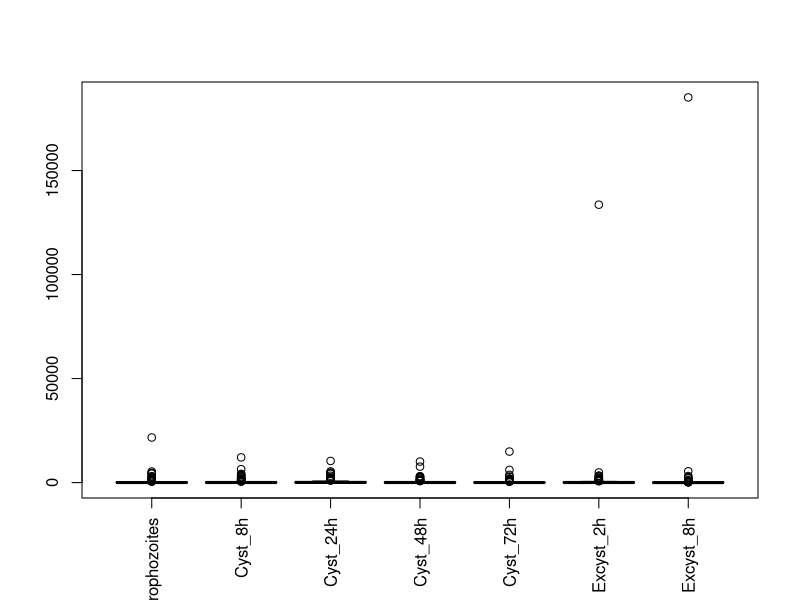
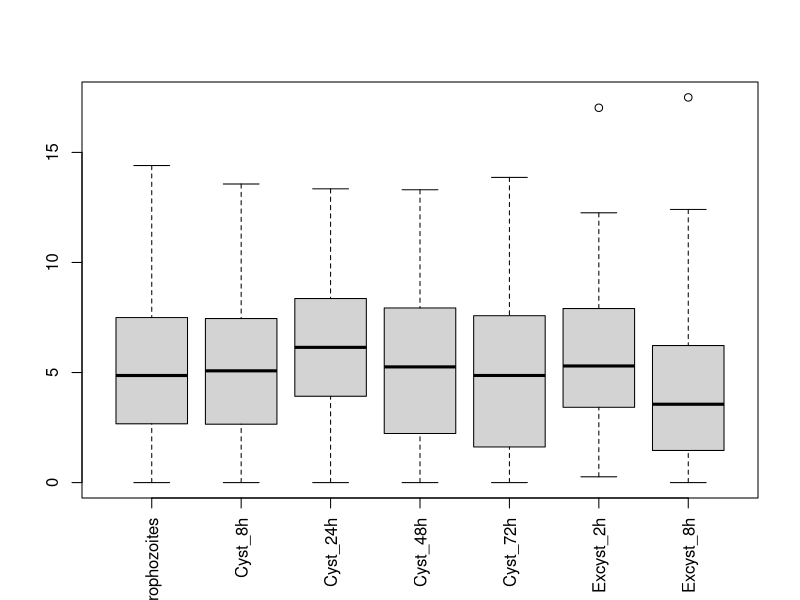
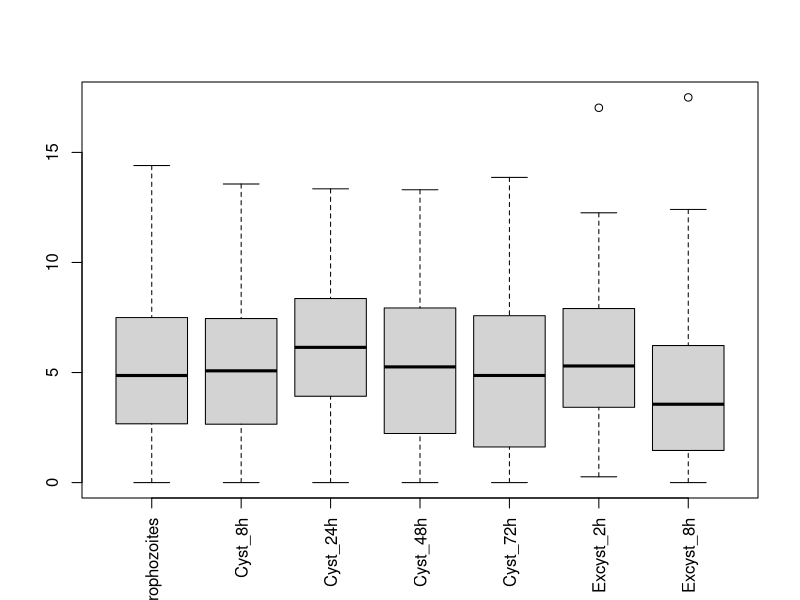
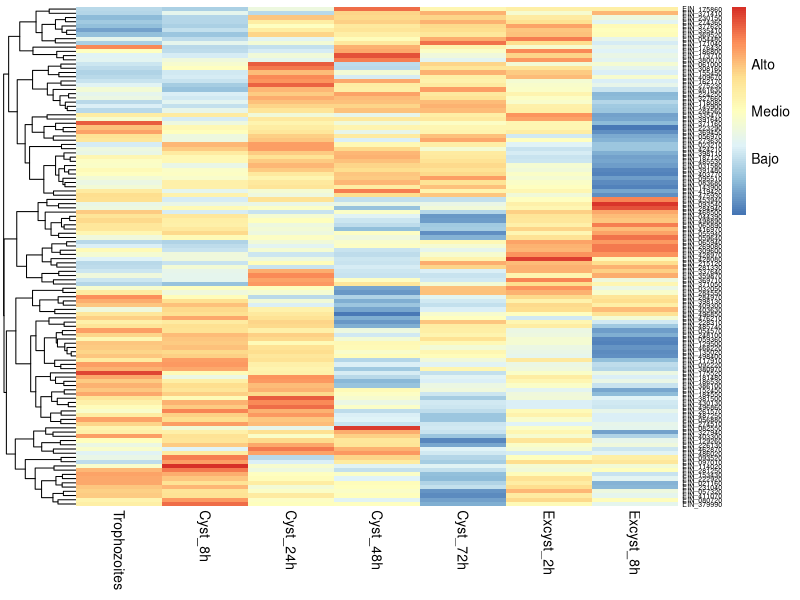
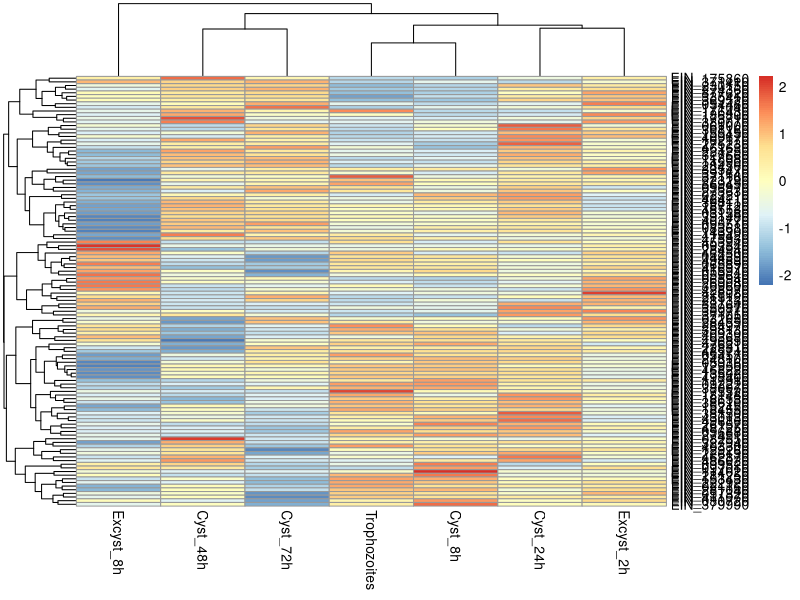
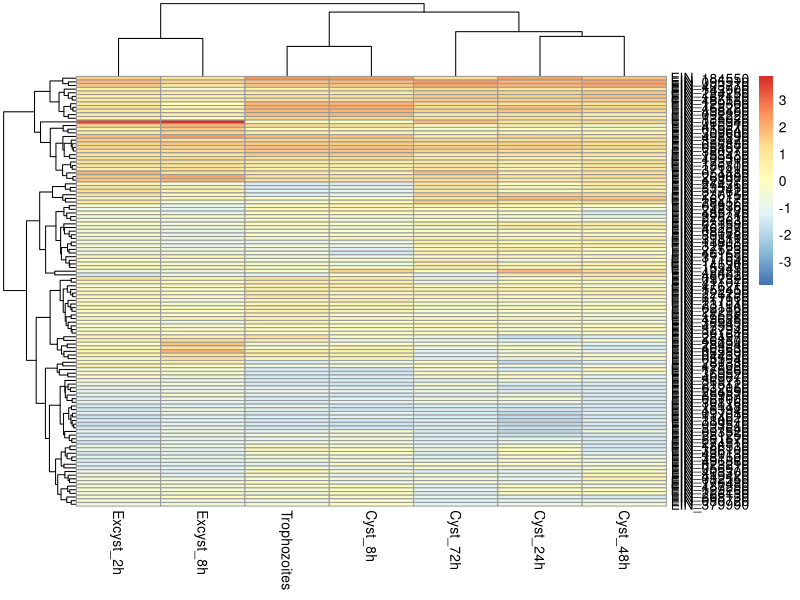
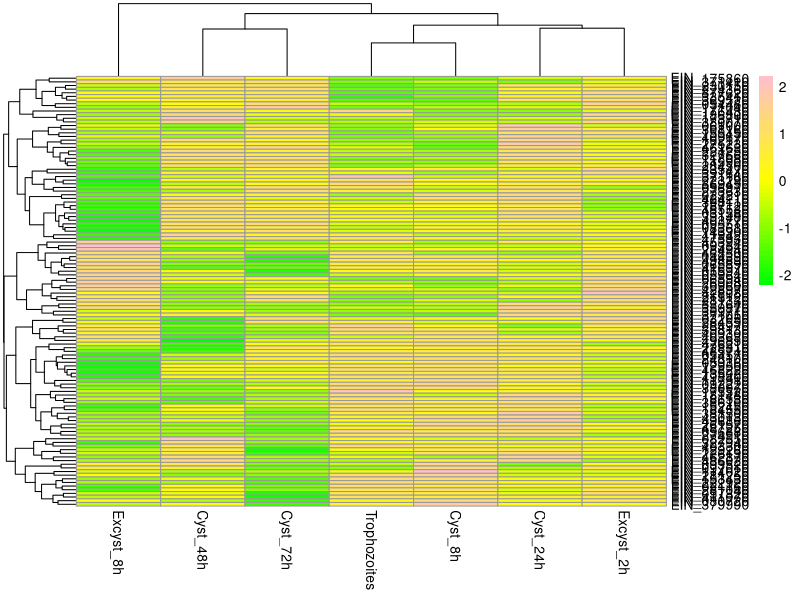
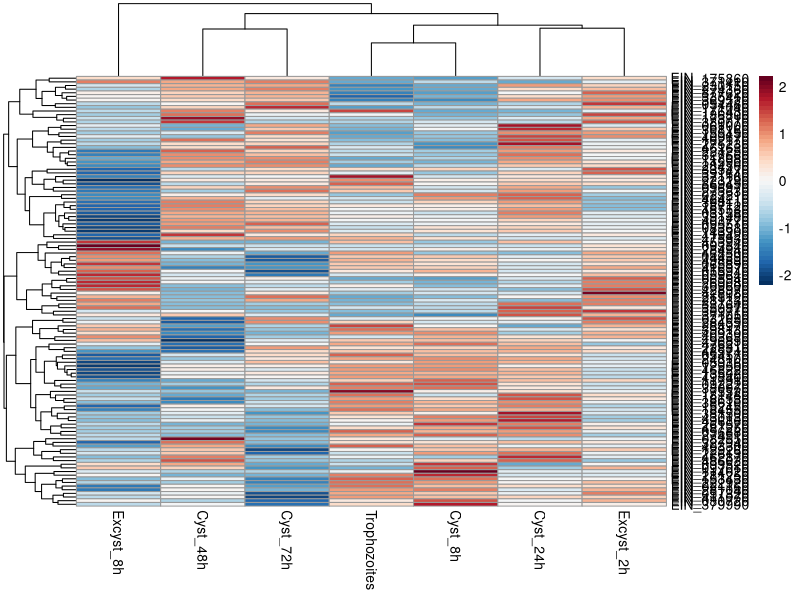

Recreate these plots in R, in order.
#<< == >> << == >> << == >> << == >> << == >> << == >> << == >> << == >> << == >> << == >> 
setwd("~/Desktop/MiGithub/MapaCalorReloaded") # computadora de la casa
#setwd("~/Documentos/MiGitHub/MapaCalorReloaded") # computadora del trabajo
#<< == >> << == >> << == >> << == >> << == >> << == >> << == >> << == >> << == >> << == >> 
library(RColorBrewer)
library(readr)
library(pheatmap)
library(dplyr)
#<< == >> << == >> << == >> << == >> << == >> << == >> << == >> << == >> << == >> << == >> 
NewGenes <- read_csv("Ei_enq_circ.csv")
View(NewGenes)
#<< == >> << == >> << == >> << == >> << == >> << == >> << == >> << == >> << == >> << == >> 
NewGenes$Trophs      <- NewGenes$Trophs-2
NewGenes$`cyst 8h`   <- NewGenes$`cyst 8h`-2;
NewGenes$`cyst 24h`  <- NewGenes$`cyst 24h`-2
NewGenes$`cyst 48h`  <- NewGenes$`cyst 48h`-2
NewGenes$`cyst 72h`  <- NewGenes$`cyst 72h`-2
NewGenes$`excyst 2h` <- NewGenes$`excyst 2h`-2
NewGenes$`excyst 8h` <- NewGenes$`excyst 8h`-2
#<< == >> << == >> << == >> << == >> << == >> << == >> << == >> << == >> << == >> << == >> 
colnames(NewGenes) <- c("GeneID","Trophozoites", "Cyst_8h","Cyst_24h",
                        "Cyst_48h","Cyst_72h","Excyst_2h","Excyst_8h")
rownames(NewGenes) <- NewGenes$GeneID
#<< == >> << == >> << == >> << == >> << == >> << == >> << == >> << == >> << == >> << == >> 
NewGenes_Clean <- NewGenes[,2:8]; View(NewGenes_Clean)
NewGenes_Clean <- as.data.frame(NewGenes_Clean)
rownames(NewGenes_Clean) <- NewGenes$GeneID
#<< == >> << == >> << == >> << == >> << == >> << == >> << == >> << == >> << == >> << == >> 
# Generacion de las bdd modificadas
NewGenes_log2   <-  log2(NewGenes_Clean + 1)
NewGenesOrdered <- NewGenes_Clean[order(-NewGenes_Clean$Trophozoites),]
top_genes_NewGenes_Trop <- NewGenesOrdered %>% filter(Trophozoites>0) %>% select(Trophozoites)
k  <- dim(NewGenes_Clean); proporcion <- 1; 
NS <- round(k[1]*proporcion);
random_genes_NewGenes  <- sample(rownames(NewGenes_Clean),NS );
sampledNewGenes_Log2   <- NewGenes_log2[random_genes_NewGenes, ];
NewGenes_log2_filtrado <- NewGenes_log2[rowSums(NewGenes_log2) != 0, ];
#<< == >> << == >> << == >> << == >> << == >> << == >> << == >> << == >> << == >> << == >> 
# Personalización de la paleta de colores
my_colors = brewer.pal(n = 11, name = "RdBu")
my_colors = colorRampPalette(my_colors)(50)
my_colors = rev(my_colors)
my_colors2 = c("green", "yellow", "pink")
my_colors2 = colorRampPalette(my_colors2)(50)
my_colors3 = brewer.pal(n = 11, name = "RdBu")
my_colors3 = colorRampPalette(my_colors3)(50)
my_colors3 = rev(my_colors3)
my_colors4 = colorRampPalette(rev(brewer.pal(n = 7, name = "RdYlBu")))(100)
#<< == >> << == >> << == >> << == >> << == >> << == >> << == >> << == >> << == >> << == >> 
# Creación de gráficas
boxplot(NewGenes_Clean, las = 3)
boxplot(NewGenes_log2, las = 3)
boxplot(NewGenes_log2_filtrado, las = 3)
pheatmap(NewGenes_log2_filtrado, scale = "row",
         color = my_colors4, 
         border_color = NA, 
         fontsize_row = 5,
         display_numbers = FALSE,
         cluster_cols = FALSE,
         cluster_rows = TRUE,
         legend_breaks = c(-1,0,1),
         legend_labels = c("Bajo","Medio","Alto"))#,
#         kmeans_k = 50, 
#         cellheight = 10)
#<< == >> << == >> << == >> << == >> << == >> << == >> << == >> << == >> << == >> << == >> 

pdf("Lab/HeatMapNormalizadosRenglon.pdf")
pheatmap(NewGenes_log2_filtrado, scale = "row")
dev.off()

pdf("Lab/HeatMapNormalizadosColumna.pdf")
pheatmap(NewGenes_log2_filtrado, scale = "column")
dev.off()

pdf("Lab/HeatMapPaletaPersonal.pdf")
pheatmap(NewGenes_log2_filtrado, scale = "row", color = my_colors2)
dev.off()

my_colors = brewer.pal(n = 11, name = "RdBu")
my_colors = colorRampPalette(my_colors)(50)
my_colors = rev(my_colors)
#my_colors

pdf("Lab/HeatMapLog2Transformed.pdf")
pheatmap(NewGenes_log2_filtrado, scale = "row", color = my_colors)
dev.off()

pdf("Lab/HeatMapLog2TransformedLetra4.pdf")
pheatmap(NewGenes_log2_filtrado, scale = "row",color = my_colors, border_color = NA, fontsize_row = 4)
dev.off()

pdf("Lab/MapadeCalorFinal.pdf")
pheatmap(NewGenes_log2_filtrado, scale = "row",color = my_colors, border_color = NA, fontsize_row = 6)
dev.off()
# <<>><<>> <<>><<>> <<>><<>> <<>><<>> <<>><<>> <<>><<>> <<>><<>> <<>><<>> <<>><<>>
# llegamos por fin llegamos
# <<>><<>> <<>><<>> <<>><<>> <<>><<>> <<>><<>> <<>><<>> <<>><<>> <<>><<>> <<>><<>>
pdf("Lab/MapadeCalorFinalSDC.pdf") # sin dendogramas columnas
pheatmap(NewGenes_log2_filtrado, cluster_cols = FALSE)
dev.off()

pdf("Lab/HeathmapCFSinNorm.pdf") # sin dendogramas columnas
pheatmap(NewGenes_log2_filtrado, cluster_cols = FALSE)
dev.off()

#scale = "row",
# A partir de aqui
pdf("Lab/HeathmapCFNormRenglon.pdf") # sin dendogramas columnas
pheatmap(NewGenes_log2_filtrado, cluster_cols = FALSE,scale = "row")
dev.off()


#fontsize_row = 6 DESTE FUE ELEGIDO
pdf("Lab/HeathmapCFNormRenglonLetra.pdf") # sin dendogramas columnas
pheatmap(NewGenes_log2_filtrado, cluster_cols = FALSE,
         scale = "row",fontsize_row = 2.75)
dev.off()

#border_color = NA,  DESTE FUE ELEGIDO
pdf("Lab/HeathmapCFNormRenglonLetra8SinBordes.pdf") # sin dendogramas columnas
pheatmap(NewGenes_log2_filtrado, cluster_cols = FALSE,
         scale = "row",fontsize_row = 2.75, border_color = NA)
dev.off()


#color = my_colors,  DESTE FUE ELEGIDO
pdf("Lab/HeathmapCFNormRenglonLetra8SinBordesMycolors.pdf") # sin dendogramas columnas
pheatmap(NewGenes_log2_filtrado, cluster_cols = FALSE,color = my_colors,
         scale = "row",fontsize_row = 2.75, border_color = NA)
dev.off()


#color = my_colors,  DESTE FUE ELEGIDO
pdf("Lab/HeathmapCFNormRenglonLetra8conBordesMycolors.pdf") # sin dendogramas columnas
pheatmap(NewGenes_log2_filtrado, cluster_cols = FALSE,color = my_colors,
         scale = "row",fontsize_row = 2.75, main = "Mi Mapa de Calor")
dev.off()

